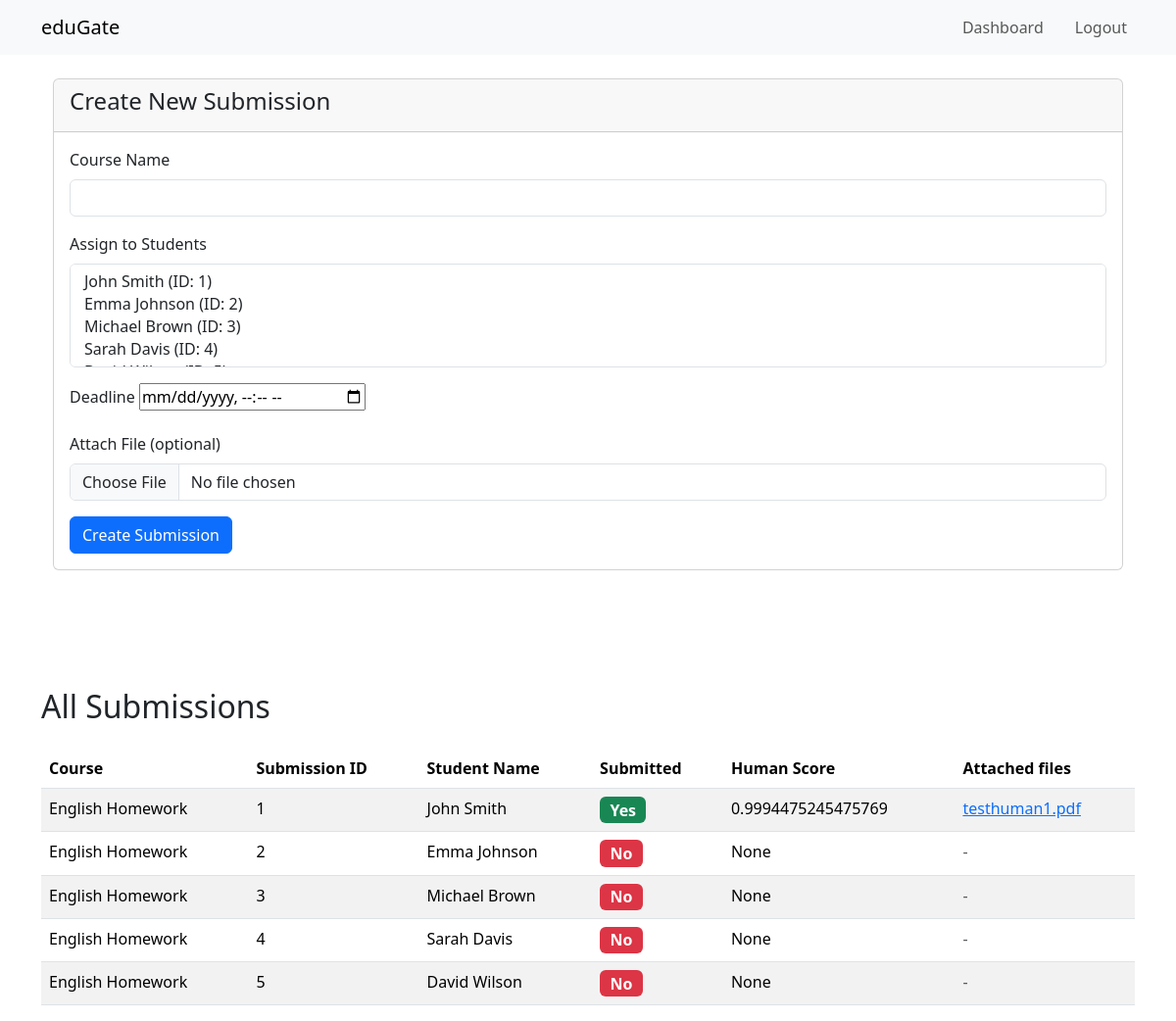
Page /admin_dashboard (signed in) on the committed database.
### main.py (models this page shows, shortened)
class Submission(db.Model):
    __tablename__ = 'submission'
    id = db.Column(db.Integer, primary_key = True)
    created_at = db.Column(db.DateTime)
    score =  db.Column(db.Float)
    deadline = db.Column(db.DateTime)
    course_name = db.Column(db.String(50), nullable=False)
    student_ID = db.Column(db.Integer, db.ForeignKey('student.id'))
    admin_ID = db.Column(db.Integer, db.ForeignKey('admin.id'))
    documents = db.relationship('Document', secondary='submissionDocument')

class Student(UserMixin, db.Model):
    __tablename__ = 'student'
    id = db.Column(db.Integer, primary_key=True)
    username = db.Column(db.String(64), unique=True, nullable=False)
    password_hash = db.Column(db.String(128), nullable=False)
    name = db.Column(db.String(50), nullable=False)
    submissions = db.relationship('Submission', backref='student')

class Document(db.Model):
    __tablename__ = 'document'
    id = db.Column(db.Integer, primary_key =True)
    file_type = db.Column(db.String(50))
    file_name = db.Column(db.String(50))
    size = db.Column(db.Integer)
    submissions = db.relationship('Submission', secondary= 'submissionDocument')

### main.py (the view, shortened to what this page needs)
@app.route("/admin_dashboard", methods=['GET', 'POST'])
@login_required
def admin_dashboard():
    if not isinstance(current_user, Admin):
        flash("Access denied: Admins only.", "danger")
        return redirect(url_for('login'))
    if request.method == "GET":
        try:
            admin_id = current_user.id
            submissions = Submission.query.filter(Submission.admin_ID == admin_id).all()
            students = Student.query.all()
            return render_template("adminsubpage.html", submissions=submissions, students=students)
        except Exception as e:
            flash(f"Error loading dashboard: {str(e)}", "danger")
            return render_template("adminsubpage.html", submissions=[], students=[])

### main.py (called while the page is built)
@login_manager.user_loader
def load_user(user_key):
    if not user_key:
        return None
    user_type, user_id = user_key.split(":")
    if user_type == "student":
        return Student.query.get(int(user_id))
    elif user_type == "admin":
        return Admin.query.get(int(user_id))
    return None

    def get_id(self):
        return f"admin:{self.id}"

### templates/adminsubpage.html (shortened to what this page needs)
<!doctype html>
<html lang="en">
  <head>
    <link href="https://cdn.jsdelivr.net/npm/bootstrap@5.3.5/dist/css/bootstrap.min.css" rel="stylesheet">
    <link rel="stylesheet" href="/static/styles.css">
  </head>
    {% include 'navbar.html' %}
    <div class="container">
      <div class="container mt-4">
        <div class="card mb-4">
          <div class="card-header">
            <h4>Create New Submission</h4>
          </div>
          <div class="card-body">
            <form method="POST" enctype="multipart/form-data">
              <div class="mb-3">
                <label for="course_name" class="form-label">Course Name</label>
                <input type="text" class="form-control" id="course_name" name="course_name" required>
              </div>
              <div class="mb-3">
                <label for="student_ids" class="form-label">Assign to Students</label>
                <select class="form-control" id="student_ids" name="student_ids" multiple required>
                  {% for student in students %}
                    <option value="{{ student.id }}">{{ student.name }} (ID: {{ student.id }})</option>
                  {% endfor %}
                </select>
              </div>
              <div class="mb-3">
                <label for="student_id" class="form-label">Deadline</label>
                <input type="datetime-local" id ="deadline" name="deadline" required>
              </div>
              <div class="mb-3">
                <label for="file" class="form-label">Attach File (optional)</label>
                <input class="form-control" type="file" id="file" name="file">
              </div>
              <button type="submit" class="btn btn-primary">Create Submission</button>
            </form>
          </div>
        </div>
      </div>
         <br>
         <br>
         <br>
         <br>
        <h2 class="mb-4">All Submissions</h2>
        {% if submissions %}
          <div class="table-responsive">
            <table class="table table-striped">
              <thead>
                <tr>
                  <th>Course</th>
                  <th>Submission ID</th>
                  <th>Student Name</th>
                  <th>Submitted</th>
                  <th>Human Score</th>
                  <th>Attached files</th>
                </tr>
              </thead>
              <tbody>
                {% for sub in submissions %}
                  <tr>
                    <td>{{ sub.course_name }}</td>
                    <td>{{ sub.id }}</td>
                    <td>{{ sub.student.name }}</td>
                    <td>
                        {% if sub.documents|length > 0 %}
                          <span class="badge bg-success" style="font-size:1em;">Yes</span>
                        {% else %}
                          <span class="badge bg-danger" style="font-size:1em;">No</span>
                        {% endif %}
                    </td>
                    <td>{{ sub.score }}</td>
                    <td>
                      {% if sub.documents|length > 0 %}
                        {% for doc in sub.documents %}
                          {% if doc.file_name %}
                            <a href="{{ url_for('uploaded_file', filename=doc.file_name) }}" target="_blank">
                              {{ doc.file_name }}
                            </a>
                            <br>
                          {% else %}
                            <span class="text-muted">-</span>
                            <br>
                          {% endif %}
                        {% endfor %}
                      {% else %}
                        <span class="text-muted">-</span>
                      {% endif %}
                    </td>
                  </tr>
                {% endfor %}
              </tbody>
            </table>
          </div>
        {% else %}
          <p>No submissions found.</p>
        {% endif %}
      </div>
    </body>
    </html>

### templates/navbar.html
<nav class="navbar navbar-expand-lg navbar-light bg-light">
    <div class="container">
      <a class="navbar-brand">eduGate</a>
      <div>
        <ul class="navbar-nav me-auto mb-2 mb-lg-0 d-flex flex-row gap-3">
            <li class="nav-item">
              {% if current_user.get_id()[:7] == 'student' %}
              <a class="nav-link" href="{{ url_for('submissions_page') }}">Submissions</a>
              {% else %}
              <a class="nav-link" href="{{ url_for('admin_dashboard') }}">Dashboard</a>
              {% endif %}
            </li>
          <li class="nav-item">
            <a class="nav-link" href="{{ url_for('logout') }}">Logout</a>
          </li>
        </ul>
      </div>
    </div>
  </nav>

### rows in the picture
Submission: course_name "English Homework", id "1", student.name "John Smith", shows "Yes", score "0.9994475245475769"
Document: file_name "testhuman1.pdf"
Submission: course_name "English Homework", id "2", student.name "Emma Johnson", shows "No", score "None"
Submission: course_name "English Homework", id "3", student.name "Michael Brown", shows "No", score "None"
Submission: course_name "English Homework", id "4", student.name "Sarah Davis", shows "No", score "None"
Submission: course_name "English Homework", id "5", student.name "David Wilson", shows "No", score "None"
